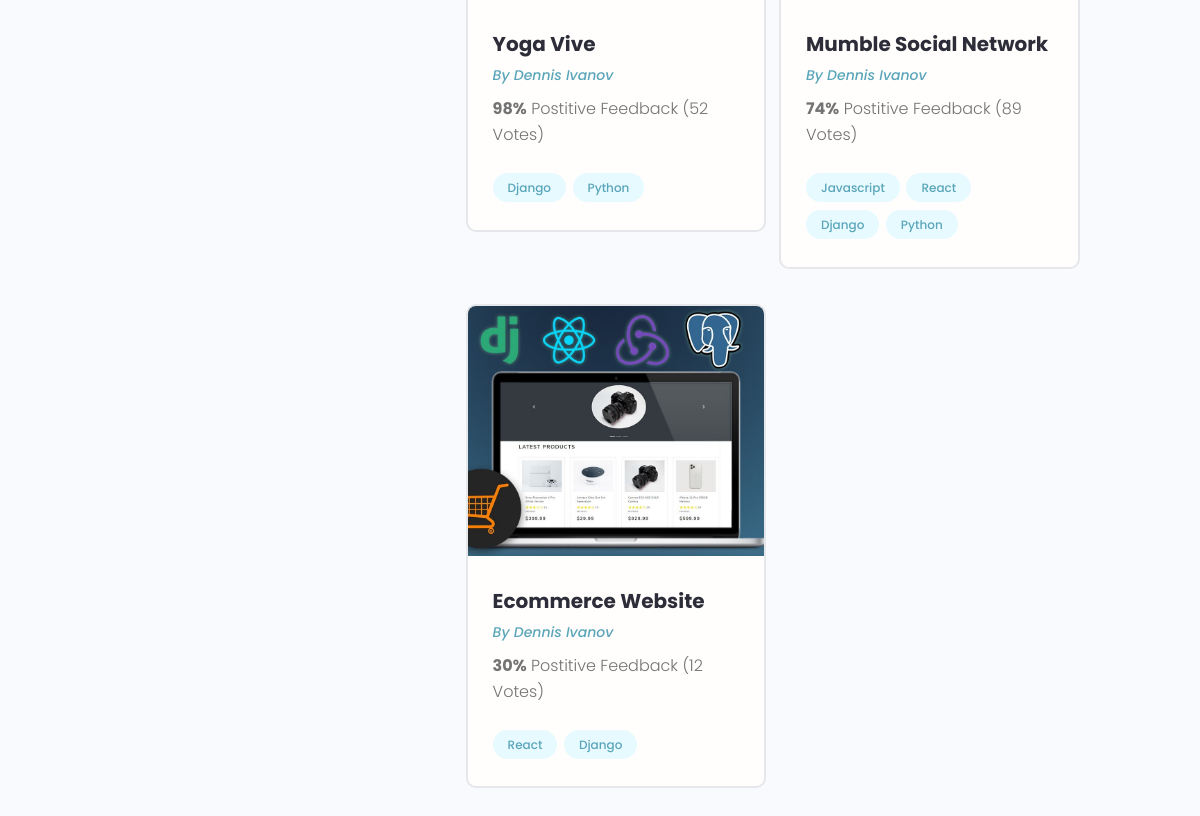
Before: /profile/e61ba265-0bb4-4461-b2b1-b1befdbc357e/ (lower part) with the older database file.
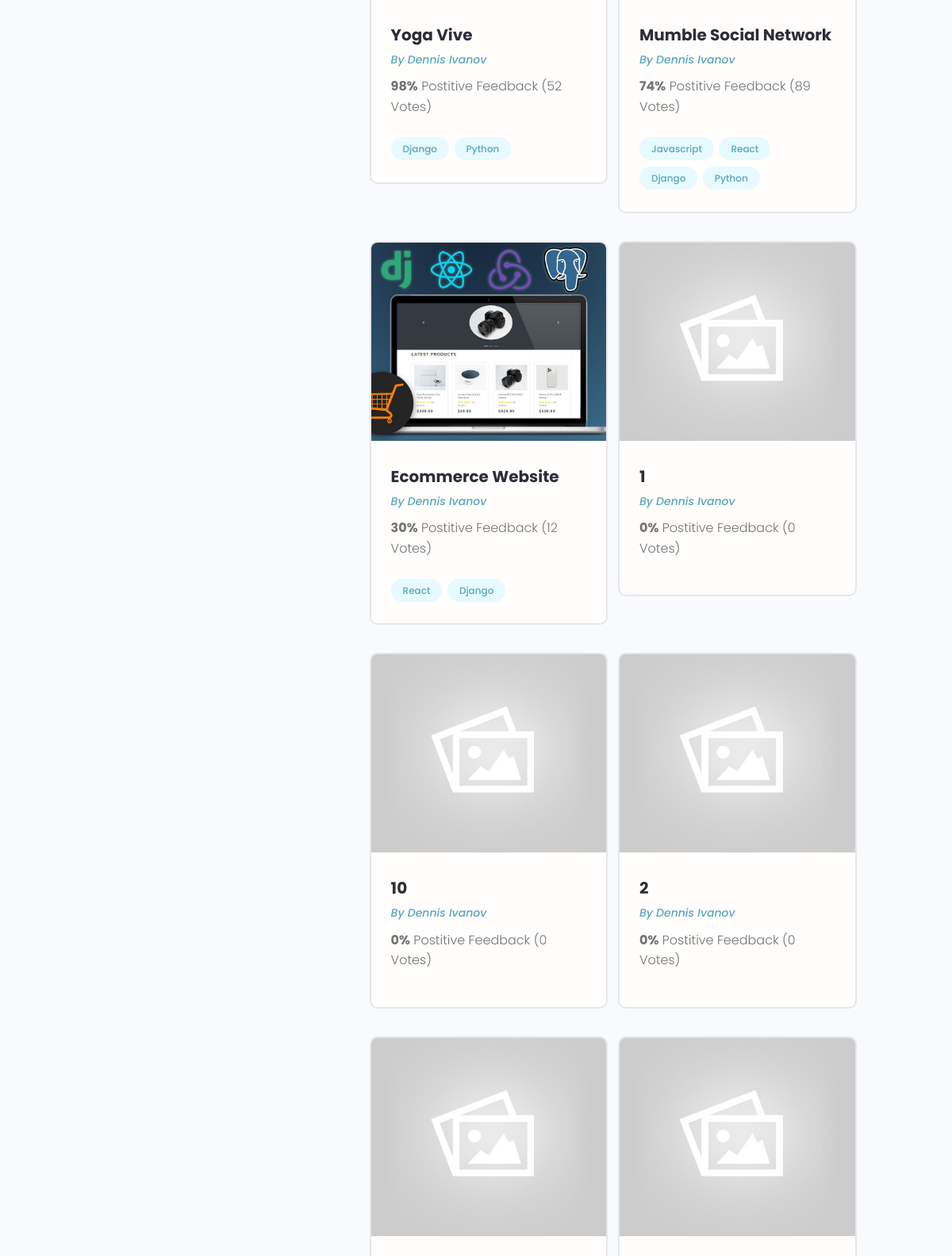
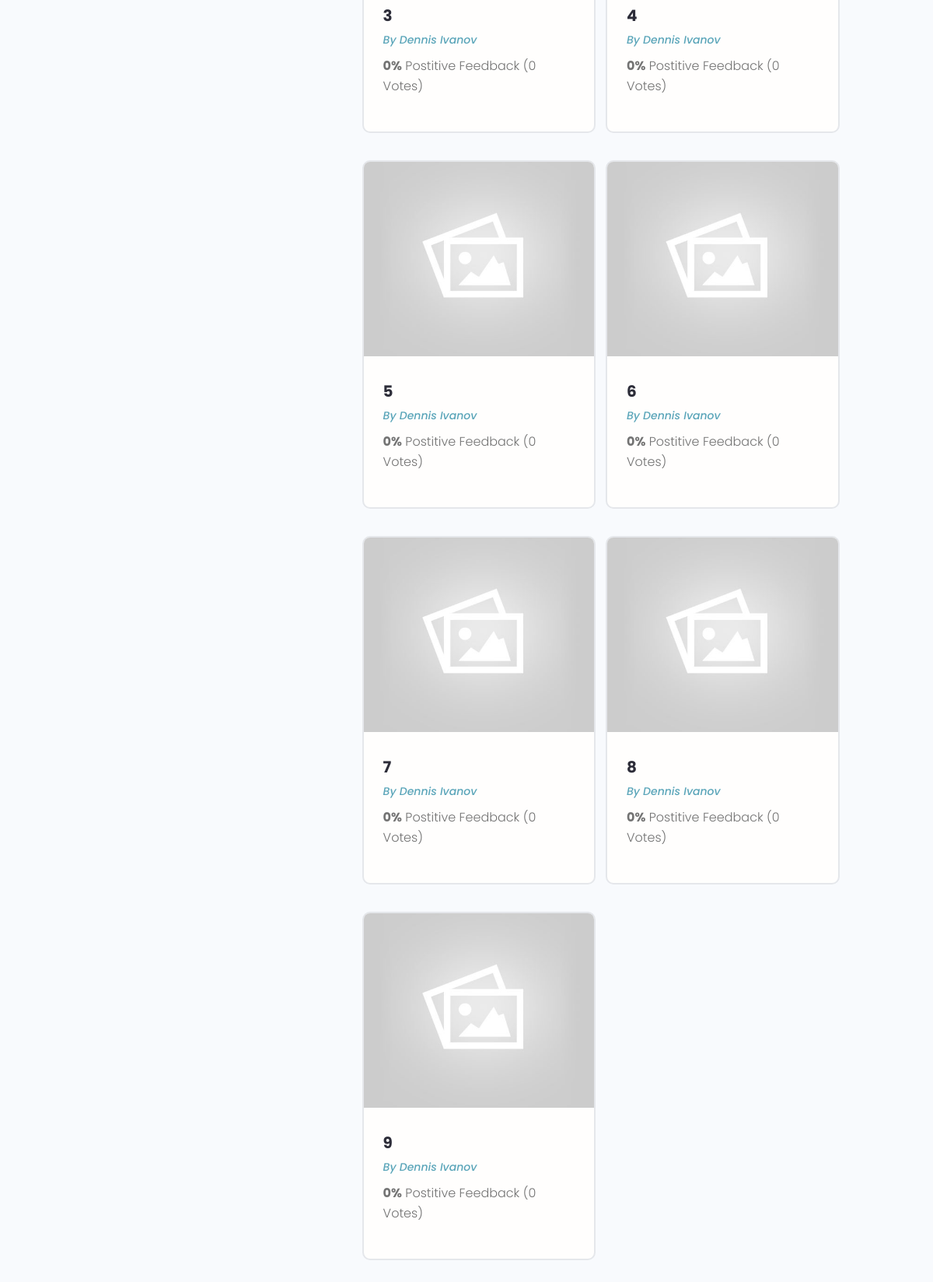
After: the same page with the newer database file (2 pictures, top to bottom).
### projects/models.py (models this page shows, shortened)
class Project(models.Model):
    owner = models.ForeignKey(Profile, null=True, blank=True, on_delete=models.SET_NULL) # one to many
    title = models.CharField(max_length=200)
    description = models.TextField(null=True, blank = True)
    featured_image = models.ImageField(null=True, blank=True, default="default.jpg") # profile picture and default image , also pip install pillow
    demo_link = models.CharField(max_length=2000, null=True, blank=True)
    source_link = models.CharField(max_length=2000, null=True , blank=True)
    tags = models.ManyToManyField('Tag',blank=True) # tag in quotes because the Tag model is below, if its above no need quotes
    vote_total = models.IntegerField(default=0,null=True,blank=True)
    vote_ratio = models.IntegerField(default=0,null=True,blank=True)
    created = models.DateTimeField(auto_now_add=True)
    id = models.UUIDField(default=uuid.uuid4, unique=True, primary_key=True, editable=False)
    class Meta:
        ordering = ['-vote_ratio','-vote_total', 'title'] #high ratio and high total will be sorted first

class Tag(models.Model):
    name = models.CharField(max_length=200)
    created = models.DateTimeField(auto_now_add=True)
    id = models.UUIDField(default=uuid.uuid4, unique=True, primary_key=True, editable=False)
    def __str__(self) :
        return self.name

### users/models.py (models this page shows, shortened)
class Profile(models.Model):
    user = models.OneToOneField(User, on_delete=models.CASCADE, null=True, blank=True)
    name = models.CharField(max_length=200, blank=True, null=True)
    email = models.EmailField(max_length=500, blank=True, null=True)
    username = models.CharField(max_length=200, blank=True, null=True)
    location = models.CharField(max_length=200, blank=True, null=True)
    short_intro = models.CharField(max_length=200, blank=True, null=True)
    bio = models.TextField(blank=True, null=True)
    profile_image = models.ImageField(null=True, blank=True, upload_to='profiles/', default="profiles/user-default.png") # upload it to the profiles folder under static
    social_github = models.CharField(max_length=200, blank=True, null=True)
    social_twitter = models.CharField(max_length=200, blank=True, null=True)
    social_linkedin = models.CharField(max_length=200, blank=True, null=True)
    social_youtube= models.CharField(max_length=200, blank=True, null=True)
    social_website = models.CharField(max_length=200, blank=True, null=True)
    created = models.DateTimeField(auto_now_add=True)
    id = models.UUIDField(default=uuid.uuid4, unique=True, primary_key=True, editable=False)

### users/views.py (the view)
# urls.py: path('profile/<str:pk>/',views.userProfile, name="user-profile"),
def userProfile(request,pk):
    profile = Profile.objects.get(id=pk)
    topSkills = profile.skill_set.exclude(description__exact="") # filters skills with no description
    otherSkills = profile.skill_set.filter(description="") # give skills with empty description
    context={'profile': profile, 'topSkills':topSkills, 'otherSkills':otherSkills}
    return render(request,'users/user-profile.html',context)

### users/models.py (called while the page is built)
    def __str__(self): #converts an object method to a string
        return str(self.name)

### users/templates/users/user-profile.html (shortened to what this page needs)
{% extends 'main.html' %}
{% block content %}
<main class="profile my-md">
    <div class="container">
      <div class="layout">
        <div class="column column--1of3">
        </div>
        <div class="column column--2of3">
          <div class="devInfo">
            <div class="grid grid--two">
              {% for project in profile.project_set.all %}
              <div class="column">
                <div class="card project">
                  <a href="{% url 'project' project.id %}" class="project">
                    <img class="project__thumbnail" src="{{project.featured_image.url}}" alt="project thumbnail" />
                    <div class="card__body">
                      <h3 class="project__title">{{project.title}}</h3>
                      <p><a class="project__author" href="{% url 'user-profile' project.owner.id %}">By {{project.owner.name}}</a></p>
                      <p class="project--rating">
                        <span style="font-weight: bold;">{{project.vote_ratio}}%</span> Postitive
                        Feedback ({{project.vote_total}} Vote{{project.vote_total| pluralize:"s"}})
                      </p>
                      <div class="project__tags">
                        {% for tag in project.tags.all %}
                        <span class="tag tag--pill tag--main">
                          <small>{{tag}}</small>
                        </span>
                        {% endfor %}
                      </div>
                    </div>
                  </a>
                </div>
              </div>
              {% endfor %}
            </div>
          </div>
        </div>
      </div>
    </div>
  </main>
{% endblock content %}

### templates/main.html (shortened to what this page needs)
<!DOCTYPE html>
{% load static %}
<html>
<head>
    <link rel="stylesheet" href="https://cdn.iconmonstr.com/1.3.0/css/iconmonstr-iconic-font.min.css" />
    <link rel="stylesheet" href="{% static 'uikit/styles/uikit.css' %}" />
    <link rel="stylesheet" href="{% static 'styles/app.css' %}" />
</head>
<body>
    {% block content %}
    {% endblock content %}
</body>
</html>

### templates/navbar.html (shortened to what this page needs)
{% load static %}

### static/styles/app.css (style rules this page uses)
:root { --color-sub: #2d2d39; }
.card { border: 2px solid var(--color-light); }
img { width: 100%; }
.devInfo { margin-bottom: 3rem; }
.project__author { font-size: 1.4rem; font-style: italic; }
.project--rating { margin-bottom: 1.6em; margin-top: .5em; }
.project__thumbnail { height: 25rem; object-fit: cover; object-position: top center; }
.project__title { font-size: 2rem; font-weight: 700; color: var(--color-sub); }

### static/uikit/styles/modules/_variables.css (style rules this page uses)
:root { --color-main: #5aa5b9; --color-main-light: #e6faff; --color-sub: #3f4156; --color-sub-light: #51546e; --color-sub-lighter: #ededfd; --color-text: #737373; --color-gray: #8b8b8b; --color-light: #e5e7eb; --color-light-gray: #767676; --color-bg: #f8fafd; --color-white: #fffefd; --color-white-light: #f3f3f3; --color-success: #359e64; --color-success-bg: #def8e8; --color-error: #fc4b0b; --color-error-bg: #fff2ee; --font-base: 'Poppins', arial, helvetica, 'Segoe UI', roboto, ubuntu, sans-serif; --font-monospace: 'Fira Code', 'Courier New', courier, monospace; --font-regular: 300; --font-medium: 500; --font-bold: 700; --generic-shadow: 1px 1px 5px #00000010; --generic-transition: all 0.3s ease-in-out; }

### static/uikit/styles/modules/_base.css (style rules this page uses)
* { margin: 0; padding: 0; box-sizing: border-box; text-rendering: optimizeLegibility; color: inherit; font-size: inherit; }
html { font-size: 50%; }
@media only screen and (min-width: 480px) { html { font-size: 56.25%; } }
@media only screen and (min-width: 1200px) { html { font-size: 62.5%; } }
body { line-height: 1.6; font-weight: 400; font-size: 1.5rem; color: var(--color-text); background-color: var(--color-bg); min-height: 100vh; }

### static/uikit/styles/modules/_typography.css (style rules this page uses)
* { font-family: var(--font-base); }
h3 { font-size: 3.2rem; font-weight: var(--font-medium); }
p, span, strong { font-size: 1.6rem; color: var(--color-text); font-weight: var(--font-regular); }
a { padding-bottom: 2px; text-decoration: none; display: inline-block; color: var(--color-main); font-weight: var(--font-medium); }

### static/uikit/styles/modules/_utilities.css (style rules this page uses)
.container { width: 92%; max-width: 165rem; margin: 0 auto; box-sizing: border-box; }
@media screen and (min-width: 1000px) { .container { width: 90%; } }
@media screen and (min-width: 1200px) { .container { width: 80%; } }
.my-md { margin: 3rem auto; }

### static/uikit/styles/modules/_card.css (style rules this page uses)
.card { border-radius: 1rem; background-color: var(--color-white); border: 1.5px solid var(--color-light); width: auto; height: auto; margin-top: 0.5rem; margin-bottom: 0.5rem; overflow: hidden; }
.card__body, .card__header { padding: 2rem 2.5rem; }

### static/uikit/styles/modules/_tag.css (style rules this page uses)
.tag { display: inline-flex; align-items: center; background-color: var(--color-sub); height: -webkit-fit-content; height: -moz-fit-content; height: fit-content; width: -webkit-fit-content; width: -moz-fit-content; width: fit-content; border-radius: 0.5rem; padding: 0.5rem 1.5rem; font-size: 1.2rem; cursor: pointer; }
.tag:not(:last-child) { margin-right: 0.25rem; margin-bottom: 0.75rem; }
.tag > small { color: var(--color-white); }
.tag--pill { border-radius: 5rem; }
.tag--main, .tag--main > small { background: var(--color-main-light); color: var(--color-main); font-weight: 500; }

### static/uikit/styles/modules/_grid.css (style rules this page uses)
.grid { display: flex; flex-wrap: wrap; justify-content: flex-start; align-items: stretch; }
.grid > .column { min-width: 28rem; margin-bottom: 2.5rem; }
.grid--two > .column { flex-basis: 100%; }
@media screen and (min-width: 800px) { .grid--two { margin-right: -2%; } }
@media screen and (min-width: 800px) { .grid--two > .column { margin-right: 2%; } }
@media screen and (min-width: 800px) { .grid--two > .column { flex-basis: 48%; } }

### static/uikit/styles/modules/_layout.css (style rules this page uses)
.layout { display: flex; flex-flow: row wrap; justify-content: space-between; }
.layout > .column { margin-bottom: 3rem; }
.layout > .column.column--1of3 { flex-basis: 30%; }
.layout > .column.column--2of3 { flex-basis: 64%; }

Changed rows visible on the page:
added Project: featured_image (placeholder picture), title "1", owner.name "Dennis Ivanov", vote_ratio "0", vote_total "0", vote_total|pluralize "s"
added Project: featured_image (placeholder picture), title "10", owner.name "Dennis Ivanov", vote_ratio "0", vote_total "0", vote_total|pluralize "s"
added Project: featured_image (placeholder picture), title "2", owner.name "Dennis Ivanov", vote_ratio "0", vote_total "0", vote_total|pluralize "s"
added Project: featured_image (placeholder picture), title "3", owner.name "Dennis Ivanov", vote_ratio "0", vote_total "0", vote_total|pluralize "s"
added Project: featured_image (placeholder picture), title "4", owner.name "Dennis Ivanov", vote_ratio "0", vote_total "0", vote_total|pluralize "s"
added Project: featured_image (placeholder picture), title "5", owner.name "Dennis Ivanov", vote_ratio "0", vote_total "0", vote_total|pluralize "s"
added Project: featured_image (placeholder picture), title "6", owner.name "Dennis Ivanov", vote_ratio "0", vote_total "0", vote_total|pluralize "s"
added Project: featured_image (placeholder picture), title "7", owner.name "Dennis Ivanov", vote_ratio "0", vote_total "0", vote_total|pluralize "s"
added Project: featured_image (placeholder picture), title "8", owner.name "Dennis Ivanov", vote_ratio "0", vote_total "0", vote_total|pluralize "s"
added Project: featured_image (placeholder picture), title "9", owner.name "Dennis Ivanov", vote_ratio "0", vote_total "0", vote_total|pluralize "s"
